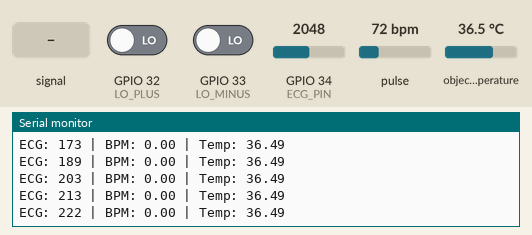
A sketch run on a simulated ESP32. Shown: the last lines printed to the serial monitor. The inputs (shaded band) are chosen by the test bench; at power-on: pulse 72 bpm, GPIO 34 (ECG_PIN) = 2048, GPIO 32 (LO_PLUS) LOW, object temperature 36.5 °C, GPIO 33 (LO_MINUS) LOW. WiFi joins after 1.5 s; servers stay silent unless stated; uploads are accepted with an empty reply.

Above: at 2.7 s.
2.8 s: GPIO 34 (ECG_PIN) fed a 200 Hz sine of ±327 counts around its level
At 3.36 s:
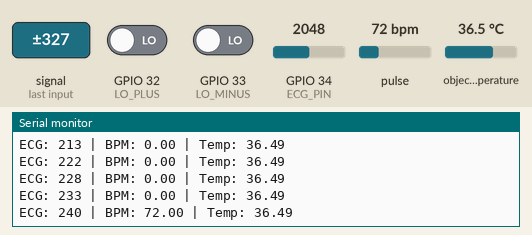
4.3 s: pulse set to 42 bpm
At 4.42 s:
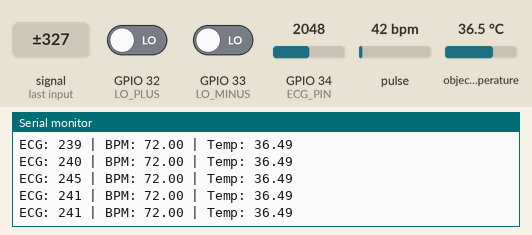
5.8 s: GPIO 34 (ECG_PIN) set to 2866
At 5.9 s:
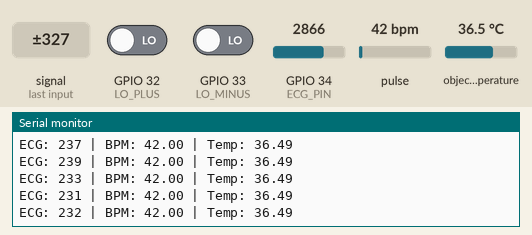
7.3 s: GPIO 32 (LO_PLUS) driven HIGH
At 7.59 s:
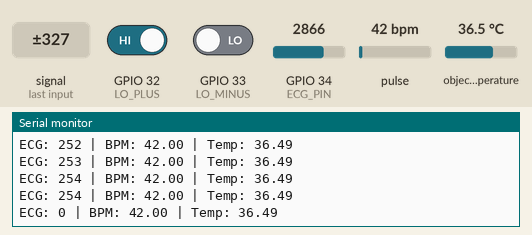
8.8 s: object temperature set to 20 °C
At 8.86 s:
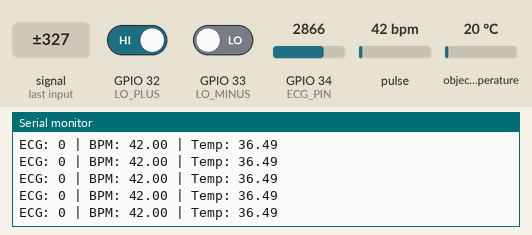
10.3 s: GPIO 32 (LO_PLUS) driven LOW
At 10.55 s:
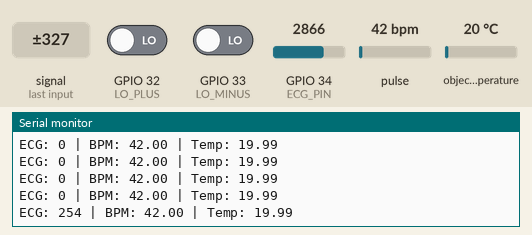
Timing chart, 0 to 12.8 s (numbered marks = the images above; inputs shaded):
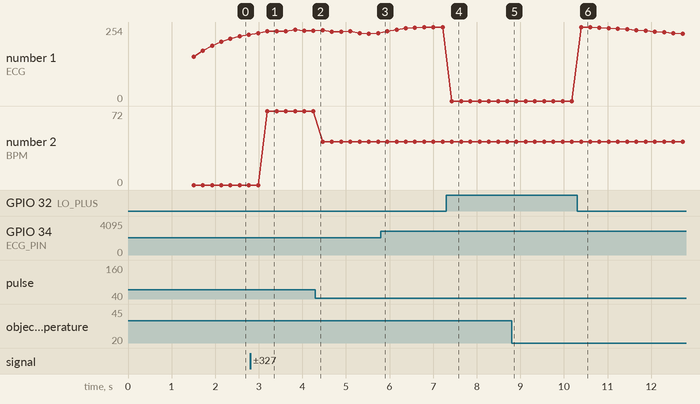

The sketch:

sketch_apr16a_code_esp32.ino
```cpp
#include <WiFi.h>
#include <HTTPClient.h>
#include <Wire.h>
#include <Adafruit_MLX90614.h>
#include "MAX30100_PulseOximeter.h"

// WiFi
const char* ssid = "nom_wifi";
const char* password = "mot de passe";
const char* serverName = "http://adresse_ip_du_serveur:5000/data";

// AD8232
#define ECG_PIN 34
#define LO_PLUS 32
#define LO_MINUS 33

// capteurs
Adafruit_MLX90614 mlx;
PulseOximeter pox;


float hp = 0, lp = 0, prev = 0;
int ecgValue = 0;


float bpm = 0;


float tempBody = 0;


// filtre ecg
int processECG(int raw){
  hp = 0.97 * (hp + raw - prev);
  prev = raw;
  lp = 0.15 * hp + 0.85 * lp;
  return constrain((int)(lp / 12 + 128), 0, 255);
}

void setup(){
  Serial.begin(115200);

  pinMode(LO_PLUS, INPUT);
  pinMode(LO_MINUS, INPUT);

  Wire.begin(21, 22);
  mlx.begin();

  if(!pox.begin()){
    Serial.println("MAX30100 ERROR");
  }

  WiFi.begin(ssid, password);
  while(WiFi.status() != WL_CONNECTED){
    delay(300);
  }

  Serial.println(" System Ready");
}

void loop(){

  // temperature
  float t = mlx.readObjectTempC();
  if(!isnan(t)) tempBody = t;

  //bpm
  pox.update();
  bpm = pox.getHeartRate();

  //
  if(digitalRead(LO_PLUS) == 1 || digitalRead(LO_MINUS) == 1){
    ecgValue = 0;
  } else {
    int raw = analogRead(ECG_PIN);
    ecgValue = processECG(raw);
  }


  Serial.print("ECG: ");
  Serial.print(ecgValue);
  Serial.print(" | BPM: ");
  Serial.print(bpm);
  Serial.print(" | Temp: ");
  Serial.println(tempBody);

  // envoi les données vers le serveur flask
  if(WiFi.status() == WL_CONNECTED){
    HTTPClient http;

    String url = String(serverName) +
      "?ecg=" + ecgValue +
      "&bpm=" + bpm +
      "&temp=" + tempBody;

    http.begin(url);
    http.GET();
    http.end();
  }

  delay(10);
}
```

Measured:
- after the input at 2.8 s, the serial monitor: prints a new line after 0.40 s (image 1)
- after the input at 7.3 s, the serial monitor: prints a new line after 0.13 s (image 4)
- after the input at 10.3 s, the serial monitor: prints a new line after 0.09 s (image 6)
- plotted number 1: 232 → 254 after the input at 5.8 s, 254 → 0 after the input at 7.3 s, 0 → 231 after the input at 10.3 s
- plotted number 2: 72 → 42 after the input at 4.3 s
